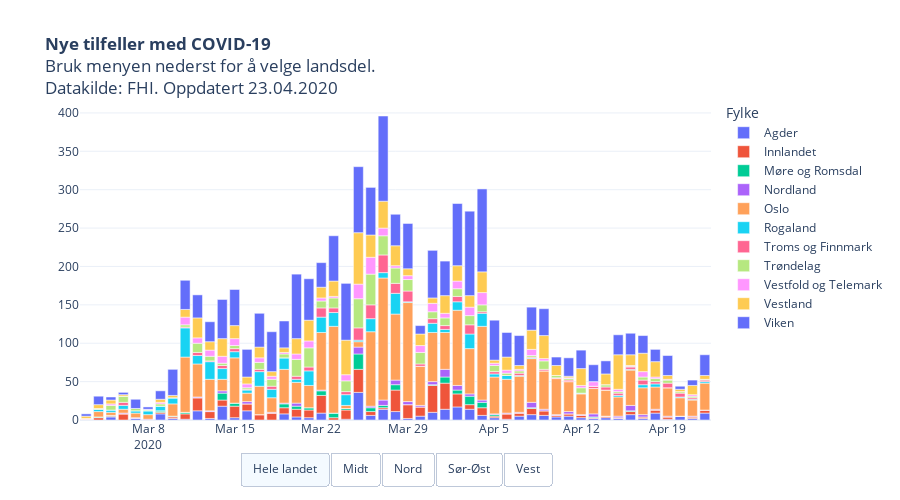

This figure's notebook cell:
### Code cell
legend = [i for i in endring["Fylke"].dropna().unique()]
foretak = [i for i in endring["RHF"].dropna().unique()]
legend.sort()
foretak.sort()

fig = px.bar(endring, x='variable', y='value',
             category_orders={"RHF": foretak},
             title = "<b>Nye tilfeller med COVID-19</b><br>Bruk menyen nederst for å velge landsdel.<br>Datakilde: FHI. Oppdatert "+datetime.today().strftime('%d.%m.%Y'),
             color='Fylke', 
             height=500,
             hover_name="Fylke",
             hover_data=["value"],
             template = "plotly_white",
             labels = {"variable": "Dato", "value": "Nye tilfeller"}    
            )



fig.update_layout(
    updatemenus = list([
    dict(type="buttons", 
         direction="left", 
         active=0,
         buttons=list([
                        dict(label='Hele landet',
                 method='update',
                 args=[{'visible': [True, True, True, True, True, True, True, True, True, True, True]},
                       {'yaxis': {"title": "",
                                  "annotations": []}}]), 
            dict(label='Midt',
                 method='update',
                 args=[{'visible': [False, False, True, False, False, False, False, True, False, False, False]},
                       {'yaxis': {"title": "",
                                  "annotations": []}}]),         
            dict(label='Nord',
                 method='update',
                 args=[{'visible': [False, False, False, True, False, False, True, False, False, False, False]},
                       {'yaxis': {"title": "",
                                  "annotations": []}}]),
            
            dict(label='Sør-Øst',
                 method='update',
                 args=[{'visible': [True, True, False, False, True, False, False, False, True, False, True]},
                       {'yaxis': {"title": "",
                                  "annotations": []}}]),  
                               
             dict(label='Vest',
                 method='update',
                 args=[{'visible': [False, False, False, False, False, True, False, False, False, True, False]},
                       {'yaxis': {"title": "",
                                  "annotations": []}}])  
             
            ]),
            showactive=True,
            x=0.5,
            xanchor="center",
            y=-0.1,
            yanchor="top"
        )
    ]))

fig.update_layout(autosize=True,
    #margin=dict(l=100, r=100, t=150, b=0),
    paper_bgcolor='rgba(0, 0, 0, 0)',
    xaxis=dict(title=''),
    yaxis=dict(title='', rangemode = 'tozero'),
    #plot_bgcolor='rgb(248, 248, 255),'
                 )

py.plot(fig, filename='COVID19_nye_tilfeller.html', auto_open=False)
fig.show()

### Figure 1 — Plotly figure (JSON) as saved in the notebook; plotly's stock layout.template omitted (floating-point values rounded to 4 significant figures)
{"data": [{"alignmentgroup": "True", "customdata": [[1], [0], [4], [0], [2], [0], [8], [2], [1], [12], [2], [18], [3], [12], [0], [0], [8], [4], [3], [9], [0], [1], [36], [6], [14], [11], [2], [5], [10], [14], [17], [14], [6], [3], [1], [5], [7], [6], [4], [5], [3], [2], [3], [2], [7], [2], [9], [1], [5], [2], [9]], "hoverlabel": {"namelength": 0}, "hovertemplate": "<b>%{hovertext}</b><br><br>Fylke=Agder<br>Dato=%{x}<br>Nye tilfeller=%{customdata[0]}", "hovertext": ["Agder", "Agder", "Agder", "Agder", "Agder", "Agder", "Agder", "Agder", "Agder", "Agder", "Agder", "Agder", "Agder", "Agder", "Agder", "Agder", "Agder", "Agder", "Agder", "Agder", "Agder", "Agder", "Agder", "Agder", "Agder", "Agder", "Agder", "Agder", "Agder", "Agder", "Agder", "Agder", "Agder", "Agder", "Agder", "Agder", "Agder", "Agder", "Agder", "Agder", "Agder", "Agder", "Agder", "Agder", "Agder", "Agder", "Agder", "Agder", "Agder", "Agder", "Agder"], "legendgroup": "Agder", "marker": {"color": "#636efa"}, "name": "Agder", "offsetgroup": "Agder", "orientation": "v", "showlegend": true, "textposition": "auto", "type": "bar", "x": ["2020-03-03T00:00:00", "2020-03-04T00:00:00", "2020-03-05T00:00:00", "2020-03-06T00:00:00", "2020-03-07T00:00:00", "2020-03-08T00:00:00", "2020-03-09T00:00:00", "2020-03-10T00:00:00", "2020-03-11T00:00:00", "2020-03-12T00:00:00", "2020-03-13T00:00:00", "2020-03-14T00:00:00", "2020-03-15T00:00:00", "2020-03-16T00:00:00", "2020-03-17T00:00:00", "2020-03-18T00:00:00", "2020-03-19T00:00:00", "2020-03-20T00:00:00", "2020-03-21T00:00:00", "2020-03-22T00:00:00", "2020-03-23T00:00:00", "2020-03-24T00:00:00", "2020-03-25T00:00:00", "2020-03-26T00:00:00", "2020-03-27T00:00:00", "2020-03-28T00:00:00", "2020-03-29T00:00:00", "2020-03-30T00:00:00", "2020-03-31T00:00:00", "2020-04-01T00:00:00", "2020-04-02T00:00:00", "2020-04-03T00:00:00", "2020-04-04T00:00:00", "2020-04-05T00:00:00", "2020-04-06T00:00:00", "2020-04-07T00:00:00", "2020-04-08T00:00:00", "2020-04-09T00:00:00", "2020-04-10T00:00:00", "2020-04-11T00:00:00", "2020-04-12T00:00:00", "2020-04-13T00:00:00", "2020-04-14T00:00:00", "2020-04-15T00:00:00", "2020-04-16T00:00:00", "2020-04-17T00:00:00", "2020-04-18T00:00:00", "2020-04-19T00:00:00", "2020-04-20T00:00:00", "2020-04-21T00:00:00", "2020-04-22T00:00:00"], "xaxis": "x", "y": [1, 0, 4, 0, 2, 0, 8, 2, 1, 12, 2, 18, 3, 12, 0, 0, 8, 4, 3, 9, 0, 1, 36, 6, 14, 11, 2, 5, 10, 14, 17, 14, 6, 3, 1, 5, 7, 6, 4, 5, 3, 2, 3, 2, 7, 2, 9, 1, 5, 2, 9], "yaxis": "y"}, {"alignmentgroup": "True", "customdata": [[0], [3], [1], [8], [0], [0], [2], [2], [7], [17], [9], [8], [15], [9], [7], [9], [8], [10], [10], [23], [3], [12], [30], [5], [2], [28], [18], [12], [35], [34], [17], [6], [10], [2], [7], [4], [8], [6], [2], [3], [3], [1], [2], [1], [4], [2], [4], [3], [0], [2], [4]], "hoverlabel": {"namelength": 0}, "hovertemplate": "<b>%{hovertext}</b><br><br>Fylke=Innlandet<br>Dato=%{x}<br>Nye tilfeller=%{customdata[0]}", "hovertext": ["Innlandet", "Innlandet", "Innlandet", "Innlandet", "Innlandet", "Innlandet", "Innlandet", "Innlandet", "Innlandet", "Innlandet", "Innlandet", "Innlandet", "Innlandet", "Innlandet", "Innlandet", "Innlandet", "Innlandet", "Innlandet", "Innlandet", "Innlandet", "Innlandet", "Innlandet", "Innlandet", "Innlandet", "Innlandet", "Innlandet", "Innlandet", "Innlandet", "Innlandet", "Innlandet", "Innlandet", "Innlandet", "Innlandet", "Innlandet", "Innlandet", "Innlandet", "Innlandet", "Innlandet", "Innlandet", "Innlandet", "Innlandet", "Innlandet", "Innlandet", "Innlandet", "Innlandet", "Innlandet", "Innlandet", "Innlandet", "Innlandet", "Innlandet", "Innlandet"], "legendgroup": "Innlandet", "marker": {"color": "#EF553B"}, "name": "Innlandet", "offsetgroup": "Innlandet", "orientation": "v", "showlegend": true, "textposition": "auto", "type": "bar", "x": ["2020-03-03T00:00:00", "2020-03-04T00:00:00", "2020-03-05T00:00:00", "2020-03-06T00:00:00", "2020-03-07T00:00:00", "2020-03-08T00:00:00", "2020-03-09T00:00:00", "2020-03-10T00:00:00", "2020-03-11T00:00:00", "2020-03-12T00:00:00", "2020-03-13T00:00:00", "2020-03-14T00:00:00", "2020-03-15T00:00:00", "2020-03-16T00:00:00", "2020-03-17T00:00:00", "2020-03-18T00:00:00", "2020-03-19T00:00:00", "2020-03-20T00:00:00", "2020-03-21T00:00:00", "2020-03-22T00:00:00", "2020-03-23T00:00:00", "2020-03-24T00:00:00", "2020-03-25T00:00:00", "2020-03-26T00:00:00", "2020-03-27T00:00:00", "2020-03-28T00:00:00", "2020-03-29T00:00:00", "2020-03-30T00:00:00", "2020-03-31T00:00:00", "2020-04-01T00:00:00", "2020-04-02T00:00:00", "2020-04-03T00:00:00", "2020-04-04T00:00:00", "2020-04-05T00:00:00", "2020-04-06T00:00:00", "2020-04-07T00:00:00", "2020-04-08T00:00:00", "2020-04-09T00:00:00", "2020-04-10T00:00:00", "2020-04-11T00:00:00", "2020-04-12T00:00:00", "2020-04-13T00:00:00", "2020-04-14T00:00:00", "2020-04-15T00:00:00", "2020-04-16T00:00:00", "2020-04-17T00:00:00", "2020-04-18T00:00:00", "2020-04-19T00:00:00", "2020-04-20T00:00:00", "2020-04-21T00:00:00", "2020-04-22T00:00:00"], "xaxis": "x", "y": [0, 3, 1, 8, 0, 0, 2, 2, 7, 17, 9, 8, 15, 9, 7, 9, 8, 10, 10, 23, 3, 12, 30, 5, 2, 28, 18, 12, 35, 34, 17, 6, 10, 2, 7, 4, 8, 6, 2, 3, 3, 1, 2, 1, 4, 2, 4, 3, 0, 2, 4], "yaxis": "y"}, {"alignmentgroup": "True", "customdata": [[0], [1], [1], [0], [0], [0], [2], [1], [2], [0], [0], [9], [4], [0], [0], [0], [5], [4], [3], [6], [6], [2], [20], [5], [3], [7], [0], [0], [1], [8], [5], [11], [7], [2], [0], [0], [1], [0], [0], [0], [0], [1], [0], [0], [1], [0], [0], [0], [0], [0], [0]], "hoverlabel": {"namelength": 0}, "hovertemplate": "<b>%{hovertext}</b><br><br>Fylke=Møre og Romsdal<br>Dato=%{x}<br>Nye tilfeller=%{customdata[0]}", "hovertext": ["Møre og Romsdal", "Møre og Romsdal", "Møre og Romsdal", "Møre og Romsdal", "Møre og Romsdal", "Møre og Romsdal", "Møre og Romsdal", "Møre og Romsdal", "Møre og Romsdal", "Møre og Romsdal", "Møre og Romsdal", "Møre og Romsdal", "Møre og Romsdal", "Møre og Romsdal", "Møre og Romsdal", "Møre og Romsdal", "Møre og Romsdal", "Møre og Romsdal", "Møre og Romsdal", "Møre og Romsdal", "Møre og Romsdal", "Møre og Romsdal", "Møre og Romsdal", "Møre og Romsdal", "Møre og Romsdal", "Møre og Romsdal", "Møre og Romsdal", "Møre og Romsdal", "Møre og Romsdal", "Møre og Romsdal", "Møre og Romsdal", "Møre og Romsdal", "Møre og Romsdal", "Møre og Romsdal", "Møre og Romsdal", "Møre og Romsdal", "Møre og Romsdal", "Møre og Romsdal", "Møre og Romsdal", "Møre og Romsdal", "Møre og Romsdal", "Møre og Romsdal", "Møre og Romsdal", "Møre og Romsdal", "Møre og Romsdal", "Møre og Romsdal", "Møre og Romsdal", "Møre og Romsdal", "Møre og Romsdal", "Møre og Romsdal", "Møre og Romsdal"], "legendgroup": "Møre og Romsdal", "marker": {"color": "#00cc96"}, "name": "Møre og Romsdal", "offsetgroup": "Møre og Romsdal", "orientation": "v", "showlegend": true, "textposition": "auto", "type": "bar", "x": ["2020-03-03T00:00:00", "2020-03-04T00:00:00", "2020-03-05T00:00:00", "2020-03-06T00:00:00", "2020-03-07T00:00:00", "2020-03-08T00:00:00", "2020-03-09T00:00:00", "2020-03-10T00:00:00", "2020-03-11T00:00:00", "2020-03-12T00:00:00", "2020-03-13T00:00:00", "2020-03-14T00:00:00", "2020-03-15T00:00:00", "2020-03-16T00:00:00", "2020-03-17T00:00:00", "2020-03-18T00:00:00", "2020-03-19T00:00:00", "2020-03-20T00:00:00", "2020-03-21T00:00:00", "2020-03-22T00:00:00", "2020-03-23T00:00:00", "2020-03-24T00:00:00", "2020-03-25T00:00:00", "2020-03-26T00:00:00", "2020-03-27T00:00:00", "2020-03-28T00:00:00", "2020-03-29T00:00:00", "2020-03-30T00:00:00", "2020-03-31T00:00:00", "2020-04-01T00:00:00", "2020-04-02T00:00:00", "2020-04-03T00:00:00", "2020-04-04T00:00:00", "2020-04-05T00:00:00", "2020-04-06T00:00:00", "2020-04-07T00:00:00", "2020-04-08T00:00:00", "2020-04-09T00:00:00", "2020-04-10T00:00:00", "2020-04-11T00:00:00", "2020-04-12T00:00:00", "2020-04-13T00:00:00", "2020-04-14T00:00:00", "2020-04-15T00:00:00", "2020-04-16T00:00:00", "2020-04-17T00:00:00", "2020-04-18T00:00:00", "2020-04-19T00:00:00", "2020-04-20T00:00:00", "2020-04-21T00:00:00", "2020-04-22T00:00:00"], "xaxis": "x", "y": [0, 1, 1, 0, 0, 0, 2, 1, 2, 0, 0, 9, 4, 0, 0, 0, 5, 4, 3, 6, 6, 2, 20, 5, 3, 7, 0, 0, 1, 8, 5, 11, 7, 2, 0, 0, 1, 0, 0, 0, 0, 1, 0, 0, 1, 0, 0, 0, 0, 0, 0], "yaxis": "y"}, {"alignmentgroup": "True", "customdata": [[0], [0], [0], [1], [1], [1], [0], [0], [0], [1], [1], [3], [0], [3], [0], [1], [1], [4], [0], [1], [0], [0], [9], [2], [7], [6], [4], [2], [4], [10], [6], [3], [3], [1], [1], [1], [7], [2], [1], [3], [1], [4], [0], [2], [7], [3], [1], [1], [0], [1], [0]], "hoverlabel": {"namelength": 0}, "hovertemplate": "<b>%{hovertext}</b><br><br>Fylke=Nordland<br>Dato=%{x}<br>Nye tilfeller=%{customdata[0]}", "hovertext": ["Nordland", "Nordland", "Nordland", "Nordland", "Nordland", "Nordland", "Nordland", "Nordland", "Nordland", "Nordland", "Nordland", "Nordland", "Nordland", "Nordland", "Nordland", "Nordland", "Nordland", "Nordland", "Nordland", "Nordland", "Nordland", "Nordland", "Nordland", "Nordland", "Nordland", "Nordland", "Nordland", "Nordland", "Nordland", "Nordland", "Nordland", "Nordland", "Nordland", "Nordland", "Nordland", "Nordland", "Nordland", "Nordland", "Nordland", "Nordland", "Nordland", "Nordland", "Nordland", "Nordland", "Nordland", "Nordland", "Nordland", "Nordland", "Nordland", "Nordland", "Nordland"], "legendgroup": "Nordland", "marker": {"color": "#ab63fa"}, "name": "Nordland", "offsetgroup": "Nordland", "orientation": "v", "showlegend": true, "textposition": "auto", "type": "bar", "x": ["2020-03-03T00:00:00", "2020-03-04T00:00:00", "2020-03-05T00:00:00", "2020-03-06T00:00:00", "2020-03-07T00:00:00", "2020-03-08T00:00:00", "2020-03-09T00:00:00", "2020-03-10T00:00:00", "2020-03-11T00:00:00", "2020-03-12T00:00:00", "2020-03-13T00:00:00", "2020-03-14T00:00:00", "2020-03-15T00:00:00", "2020-03-16T00:00:00", "2020-03-17T00:00:00", "2020-03-18T00:00:00", "2020-03-19T00:00:00", "2020-03-20T00:00:00", "2020-03-21T00:00:00", "2020-03-22T00:00:00", "2020-03-23T00:00:00", "2020-03-24T00:00:00", "2020-03-25T00:00:00", "2020-03-26T00:00:00", "2020-03-27T00:00:00", "2020-03-28T00:00:00", "2020-03-29T00:00:00", "2020-03-30T00:00:00", "2020-03-31T00:00:00", "2020-04-01T00:00:00", "2020-04-02T00:00:00", "2020-04-03T00:00:00", "2020-04-04T00:00:00", "2020-04-05T00:00:00", "2020-04-06T00:00:00", "2020-04-07T00:00:00", "2020-04-08T00:00:00", "2020-04-09T00:00:00", "2020-04-10T00:00:00", "2020-04-11T00:00:00", "2020-04-12T00:00:00", "2020-04-13T00:00:00", "2020-04-14T00:00:00", "2020-04-15T00:00:00", "2020-04-16T00:00:00", "2020-04-17T00:00:00", "2020-04-18T00:00:00", "2020-04-19T00:00:00", "2020-04-20T00:00:00", "2020-04-21T00:00:00", "2020-04-22T00:00:00"], "xaxis": "x", "y": [0, 0, 0, 1, 1, 1, 0, 0, 0, 1, 1, 3, 0, 3, 0, 1, 1, 4, 0, 1, 0, 0, 9, 2, 7, 6, 4, 2, 4, 10, 6, 3, 3, 1, 1, 1, 7, 2, 1, 3, 1, 4, 0, 2, 7, 3, 1, 1, 0, 1, 0], "yaxis": "y"}, {"alignmentgroup": "True", "customdata": [[0], [7], [4], [5], [6], [6], [0], [16], [72], [43], [41], [15], [59], [11], [37], [19], [44], [27], [29], [75], [113], [4], [7], [97], [159], [86], [129], [51], [64], [48], [98], [59], [96], [48], [44], [47], [57], [50], [47], [39], [27], [33], [34], [25], [46], [35], [29], [37], [24], [21], [35]], "hoverlabel": {"namelength": 0}, "hovertemplate": "<b>%{hovertext}</b><br><br>Fylke=Oslo<br>Dato=%{x}<br>Nye tilfeller=%{customdata[0]}", "hovertext": ["Oslo", "Oslo", "Oslo", "Oslo", "Oslo", "Oslo", "Oslo", "Oslo", "Oslo", "Oslo", "Oslo", "Oslo", "Oslo", "Oslo", "Oslo", "Oslo", "Oslo", "Oslo", "Oslo", "Oslo", "Oslo", "Oslo", "Oslo", "Oslo", "Oslo", "Oslo", "Oslo", "Oslo", "Oslo", "Oslo", "Oslo", "Oslo", "Oslo", "Oslo", "Oslo", "Oslo", "Oslo", "Oslo", "Oslo", "Oslo", "Oslo", "Oslo", "Oslo", "Oslo", "Oslo", "Oslo", "Oslo", "Oslo", "Oslo", "Oslo", "Oslo"], "legendgroup": "Oslo", "marker": {"color": "#FFA15A"}, "name": "Oslo", "offsetgroup": "Oslo", "orientation": "v", "showlegend": true, "textposition": "auto", "type": "bar", "x": ["2020-03-03T00:00:00", "2020-03-04T00:00:00", "2020-03-05T00:00:00", "2020-03-06T00:00:00", "2020-03-07T00:00:00", "2020-03-08T00:00:00", "2020-03-09T00:00:00", "2020-03-10T00:00:00", "2020-03-11T00:00:00", "2020-03-12T00:00:00", "2020-03-13T00:00:00", "2020-03-14T00:00:00", "2020-03-15T00:00:00", "2020-03-16T00:00:00", "2020-03-17T00:00:00", "2020-03-18T00:00:00", "2020-03-19T00:00:00", "2020-03-20T00:00:00", "2020-03-21T00:00:00", "2020-03-22T00:00:00", "2020-03-23T00:00:00", "2020-03-24T00:00:00", "2020-03-25T00:00:00", "2020-03-26T00:00:00", "2020-03-27T00:00:00", "2020-03-28T00:00:00", "2020-03-29T00:00:00", "2020-03-30T00:00:00", "2020-03-31T00:00:00", "2020-04-01T00:00:00", "2020-04-02T00:00:00", "2020-04-03T00:00:00", "2020-04-04T00:00:00", "2020-04-05T00:00:00", "2020-04-06T00:00:00", "2020-04-07T00:00:00", "2020-04-08T00:00:00", "2020-04-09T00:00:00", "2020-04-10T00:00:00", "2020-04-11T00:00:00", "2020-04-12T00:00:00", "2020-04-13T00:00:00", "2020-04-14T00:00:00", "2020-04-15T00:00:00", "2020-04-16T00:00:00", "2020-04-17T00:00:00", "2020-04-18T00:00:00", "2020-04-19T00:00:00", "2020-04-20T00:00:00", "2020-04-21T00:00:00", "2020-04-22T00:00:00"], "xaxis": "x", "y": [0, 7, 4, 5, 6, 6, 0, 16, 72, 43, 41, 15, 59, 11, 37, 19, 44, 27, 29, 75, 113, 4, 7, 97, 159, 86, 129, 51, 64, 48, 98, 59, 96, 48, 44, 47, 57, 50, 47, 39, 27, 33, 34, 25, 46, 35, 29, 37, 24, 21, 35], "yaxis": "y"}, {"alignmentgroup": "True", "customdata": [[0], [3], [3], [5], [3], [5], [6], [8], [38], [11], [23], [14], [8], [4], [19], [11], [15], [4], [19], [20], [18], [14], [2], [17], [7], [27], [1], [0], [12], [4], [11], [19], [17], [4], [5], [1], [1], [0], [0], [0], [1], [0], [0], [2], [1], [4], [4], [0], [1], [1], [2]], "hoverlabel": {"namelength": 0}, "hovertemplate": "<b>%{hovertext}</b><br><br>Fylke=Rogaland<br>Dato=%{x}<br>Nye tilfeller=%{customdata[0]}", "hovertext": ["Rogaland", "Rogaland", "Rogaland", "Rogaland", "Rogaland", "Rogaland", "Rogaland", "Rogaland", "Rogaland", "Rogaland", "Rogaland", "Rogaland", "Rogaland", "Rogaland", "Rogaland", "Rogaland", "Rogaland", "Rogaland", "Rogaland", "Rogaland", "Rogaland", "Rogaland", "Rogaland", "Rogaland", "Rogaland", "Rogaland", "Rogaland", "Rogaland", "Rogaland", "Rogaland", "Rogaland", "Rogaland", "Rogaland", "Rogaland", "Rogaland", "Rogaland", "Rogaland", "Rogaland", "Rogaland", "Rogaland", "Rogaland", "Rogaland", "Rogaland", "Rogaland", "Rogaland", "Rogaland", "Rogaland", "Rogaland", "Rogaland", "Rogaland", "Rogaland"], "legendgroup": "Rogaland", "marker": {"color": "#19d3f3"}, "name": "Rogaland", "offsetgroup": "Rogaland", "orientation": "v", "showlegend": true, "textposition": "auto", "type": "bar", "x": ["2020-03-03T00:00:00", "2020-03-04T00:00:00", "2020-03-05T00:00:00", "2020-03-06T00:00:00", "2020-03-07T00:00:00", "2020-03-08T00:00:00", "2020-03-09T00:00:00", "2020-03-10T00:00:00", "2020-03-11T00:00:00", "2020-03-12T00:00:00", "2020-03-13T00:00:00", "2020-03-14T00:00:00", "2020-03-15T00:00:00", "2020-03-16T00:00:00", "2020-03-17T00:00:00", "2020-03-18T00:00:00", "2020-03-19T00:00:00", "2020-03-20T00:00:00", "2020-03-21T00:00:00", "2020-03-22T00:00:00", "2020-03-23T00:00:00", "2020-03-24T00:00:00", "2020-03-25T00:00:00", "2020-03-26T00:00:00", "2020-03-27T00:00:00", "2020-03-28T00:00:00", "2020-03-29T00:00:00", "2020-03-30T00:00:00", "2020-03-31T00:00:00", "2020-04-01T00:00:00", "2020-04-02T00:00:00", "2020-04-03T00:00:00", "2020-04-04T00:00:00", "2020-04-05T00:00:00", "2020-04-06T00:00:00", "2020-04-07T00:00:00", "2020-04-08T00:00:00", "2020-04-09T00:00:00", "2020-04-10T00:00:00", "2020-04-11T00:00:00", "2020-04-12T00:00:00", "2020-04-13T00:00:00", "2020-04-14T00:00:00", "2020-04-15T00:00:00", "2020-04-16T00:00:00", "2020-04-17T00:00:00", "2020-04-18T00:00:00", "2020-04-19T00:00:00", "2020-04-20T00:00:00", "2020-04-21T00:00:00", "2020-04-22T00:00:00"], "xaxis": "x", "y": [0, 3, 3, 5, 3, 5, 6, 8, 38, 11, 23, 14, 8, 4, 19, 11, 15, 4, 19, 20, 18, 14, 2, 17, 7, 27, 1, 0, 12, 4, 11, 19, 17, 4, 5, 1, 1, 0, 0, 0, 1, 0, 0, 2, 1, 4, 4, 0, 1, 1, 2], "yaxis": "y"}, {"alignmentgroup": "True", "customdata": [[1], [0], [0], [4], [0], [0], [0], [0], [1], [4], [1], [4], [4], [1], [3], [4], [0], [4], [5], [12], [6], [4], [16], [18], [23], [13], [14], [3], [6], [5], [7], [12], [2], [3], [0], [3], [1], [2], [1], [2], [0], [3], [4], [3], [3], [6], [3], [6], [5], [2], [2]], "hoverlabel": {"namelength": 0}, "hovertemplate": "<b>%{hovertext}</b><br><br>Fylke=Troms og Finnmark<br>Dato=%{x}<br>Nye tilfeller=%{customdata[0]}", "hovertext": ["Troms og Finnmark", "Troms og Finnmark", "Troms og Finnmark", "Troms og Finnmark", "Troms og Finnmark", "Troms og Finnmark", "Troms og Finnmark", "Troms og Finnmark", "Troms og Finnmark", "Troms og Finnmark", "Troms og Finnmark", "Troms og Finnmark", "Troms og Finnmark", "Troms og Finnmark", "Troms og Finnmark", "Troms og Finnmark", "Troms og Finnmark", "Troms og Finnmark", "Troms og Finnmark", "Troms og Finnmark", "Troms og Finnmark", "Troms og Finnmark", "Troms og Finnmark", "Troms og Finnmark", "Troms og Finnmark", "Troms og Finnmark", "Troms og Finnmark", "Troms og Finnmark", "Troms og Finnmark", "Troms og Finnmark", "Troms og Finnmark", "Troms og Finnmark", "Troms og Finnmark", "Troms og Finnmark", "Troms og Finnmark", "Troms og Finnmark", "Troms og Finnmark", "Troms og Finnmark", "Troms og Finnmark", "Troms og Finnmark", "Troms og Finnmark", "Troms og Finnmark", "Troms og Finnmark", "Troms og Finnmark", "Troms og Finnmark", "Troms og Finnmark", "Troms og Finnmark", "Troms og Finnmark", "Troms og Finnmark", "Troms og Finnmark", "Troms og Finnmark"], "legendgroup": "Troms og Finnmark", "marker": {"color": "#FF6692"}, "name": "Troms og Finnmark", "offsetgroup": "Troms og Finnmark", "orientation": "v", "showlegend": true, "textposition": "auto", "type": "bar", "x": ["2020-03-03T00:00:00", "2020-03-04T00:00:00", "2020-03-05T00:00:00", "2020-03-06T00:00:00", "2020-03-07T00:00:00", "2020-03-08T00:00:00", "2020-03-09T00:00:00", "2020-03-10T00:00:00", "2020-03-11T00:00:00", "2020-03-12T00:00:00", "2020-03-13T00:00:00", "2020-03-14T00:00:00", "2020-03-15T00:00:00", "2020-03-16T00:00:00", "2020-03-17T00:00:00", "2020-03-18T00:00:00", "2020-03-19T00:00:00", "2020-03-20T00:00:00", "2020-03-21T00:00:00", "2020-03-22T00:00:00", "2020-03-23T00:00:00", "2020-03-24T00:00:00", "2020-03-25T00:00:00", "2020-03-26T00:00:00", "2020-03-27T00:00:00", "2020-03-28T00:00:00", "2020-03-29T00:00:00", "2020-03-30T00:00:00", "2020-03-31T00:00:00", "2020-04-01T00:00:00", "2020-04-02T00:00:00", "2020-04-03T00:00:00", "2020-04-04T00:00:00", "2020-04-05T00:00:00", "2020-04-06T00:00:00", "2020-04-07T00:00:00", "2020-04-08T00:00:00", "2020-04-09T00:00:00", "2020-04-10T00:00:00", "2020-04-11T00:00:00", "2020-04-12T00:00:00", "2020-04-13T00:00:00", "2020-04-14T00:00:00", "2020-04-15T00:00:00", "2020-04-16T00:00:00", "2020-04-17T00:00:00", "2020-04-18T00:00:00", "2020-04-19T00:00:00", "2020-04-20T00:00:00", "2020-04-21T00:00:00", "2020-04-22T00:00:00"], "xaxis": "x", "y": [1, 0, 0, 4, 0, 0, 0, 0, 1, 4, 1, 4, 4, 1, 3, 4, 0, 4, 5, 12, 6, 4, 16, 18, 23, 13, 14, 3, 6, 5, 7, 12, 2, 3, 0, 3, 1, 2, 1, 2, 0, 3, 4, 3, 3, 6, 3, 6, 5, 2, 2], "yaxis": "y"}, {"alignmentgroup": "True", "customdata": [[0], [1], [6], [8], [3], [1], [3], [0], [3], [12], [6], [3], [4], [2], [9], [9], [5], [22], [25], [9], [13], [14], [38], [40], [25], [20], [15], [15], [9], [10], [10], [12], [9], [8], [3], [3], [2], [11], [3], [2], [7], [0], [3], [2], [1], [4], [4], [4], [2], [2], [1]], "hoverlabel": {"namelength": 0}, "hovertemplate": "<b>%{hovertext}</b><br><br>Fylke=Trøndelag<br>Dato=%{x}<br>Nye tilfeller=%{customdata[0]}", "hovertext": ["Trøndelag", "Trøndelag", "Trøndelag", "Trøndelag", "Trøndelag", "Trøndelag", "Trøndelag", "Trøndelag", "Trøndelag", "Trøndelag", "Trøndelag", "Trøndelag", "Trøndelag", "Trøndelag", "Trøndelag", "Trøndelag", "Trøndelag", "Trøndelag", "Trøndelag", "Trøndelag", "Trøndelag", "Trøndelag", "Trøndelag", "Trøndelag", "Trøndelag", "Trøndelag", "Trøndelag", "Trøndelag", "Trøndelag", "Trøndelag", "Trøndelag", "Trøndelag", "Trøndelag", "Trøndelag", "Trøndelag", "Trøndelag", "Trøndelag", "Trøndelag", "Trøndelag", "Trøndelag", "Trøndelag", "Trøndelag", "Trøndelag", "Trøndelag", "Trøndelag", "Trøndelag", "Trøndelag", "Trøndelag", "Trøndelag", "Trøndelag", "Trøndelag"], "legendgroup": "Trøndelag", "marker": {"color": "#B6E880"}, "name": "Trøndelag", "offsetgroup": "Trøndelag", "orientation": "v", "showlegend": true, "textposition": "auto", "type": "bar", "x": ["2020-03-03T00:00:00", "2020-03-04T00:00:00", "2020-03-05T00:00:00", "2020-03-06T00:00:00", "2020-03-07T00:00:00", "2020-03-08T00:00:00", "2020-03-09T00:00:00", "2020-03-10T00:00:00", "2020-03-11T00:00:00", "2020-03-12T00:00:00", "2020-03-13T00:00:00", "2020-03-14T00:00:00", "2020-03-15T00:00:00", "2020-03-16T00:00:00", "2020-03-17T00:00:00", "2020-03-18T00:00:00", "2020-03-19T00:00:00", "2020-03-20T00:00:00", "2020-03-21T00:00:00", "2020-03-22T00:00:00", "2020-03-23T00:00:00", "2020-03-24T00:00:00", "2020-03-25T00:00:00", "2020-03-26T00:00:00", "2020-03-27T00:00:00", "2020-03-28T00:00:00", "2020-03-29T00:00:00", "2020-03-30T00:00:00", "2020-03-31T00:00:00", "2020-04-01T00:00:00", "2020-04-02T00:00:00", "2020-04-03T00:00:00", "2020-04-04T00:00:00", "2020-04-05T00:00:00", "2020-04-06T00:00:00", "2020-04-07T00:00:00", "2020-04-08T00:00:00", "2020-04-09T00:00:00", "2020-04-10T00:00:00", "2020-04-11T00:00:00", "2020-04-12T00:00:00", "2020-04-13T00:00:00", "2020-04-14T00:00:00", "2020-04-15T00:00:00", "2020-04-16T00:00:00", "2020-04-17T00:00:00", "2020-04-18T00:00:00", "2020-04-19T00:00:00", "2020-04-20T00:00:00", "2020-04-21T00:00:00", "2020-04-22T00:00:00"], "xaxis": "x", "y": [0, 1, 6, 8, 3, 1, 3, 0, 3, 12, 6, 3, 4, 2, 9, 9, 5, 22, 25, 9, 13, 14, 38, 40, 25, 20, 15, 15, 9, 10, 10, 12, 9, 8, 3, 3, 2, 11, 3, 2, 7, 0, 3, 2, 1, 4, 4, 4, 2, 2, 1], "yaxis": "y"}, {"alignmentgroup": "True", "customdata": [[0], [0], [2], [0], [0], [1], [2], [0], [10], [7], [8], [9], [9], [5], [6], [4], [2], [7], [9], [4], [2], [8], [19], [22], [10], [3], [5], [9], [11], [6], [10], [11], [16], [3], [4], [2], [8], [3], [0], [1], [3], [6], [0], [3], [1], [7], [2], [1], [0], [2], [0]], "hoverlabel": {"namelength": 0}, "hovertemplate": "<b>%{hovertext}</b><br><br>Fylke=Vestfold og Telemark<br>Dato=%{x}<br>Nye tilfeller=%{customdata[0]}", "hovertext": ["Vestfold og Telemark", "Vestfold og Telemark", "Vestfold og Telemark", "Vestfold og Telemark", "Vestfold og Telemark", "Vestfold og Telemark", "Vestfold og Telemark", "Vestfold og Telemark", "Vestfold og Telemark", "Vestfold og Telemark", "Vestfold og Telemark", "Vestfold og Telemark", "Vestfold og Telemark", "Vestfold og Telemark", "Vestfold og Telemark", "Vestfold og Telemark", "Vestfold og Telemark", "Vestfold og Telemark", "Vestfold og Telemark", "Vestfold og Telemark", "Vestfold og Telemark", "Vestfold og Telemark", "Vestfold og Telemark", "Vestfold og Telemark", "Vestfold og Telemark", "Vestfold og Telemark", "Vestfold og Telemark", "Vestfold og Telemark", "Vestfold og Telemark", "Vestfold og Telemark", "Vestfold og Telemark", "Vestfold og Telemark", "Vestfold og Telemark", "Vestfold og Telemark", "Vestfold og Telemark", "Vestfold og Telemark", "Vestfold og Telemark", "Vestfold og Telemark", "Vestfold og Telemark", "Vestfold og Telemark", "Vestfold og Telemark", "Vestfold og Telemark", "Vestfold og Telemark", "Vestfold og Telemark", "Vestfold og Telemark", "Vestfold og Telemark", "Vestfold og Telemark", "Vestfold og Telemark", "Vestfold og Telemark", "Vestfold og Telemark", "Vestfold og Telemark"], "legendgroup": "Vestfold og Telemark", "marker": {"color": "#FF97FF"}, "name": "Vestfold og Telemark", "offsetgroup": "Vestfold og Telemark", "orientation": "v", "showlegend": true, "textposition": "auto", "type": "bar", "x": ["2020-03-03T00:00:00", "2020-03-04T00:00:00", "2020-03-05T00:00:00", "2020-03-06T00:00:00", "2020-03-07T00:00:00", "2020-03-08T00:00:00", "2020-03-09T00:00:00", "2020-03-10T00:00:00", "2020-03-11T00:00:00", "2020-03-12T00:00:00", "2020-03-13T00:00:00", "2020-03-14T00:00:00", "2020-03-15T00:00:00", "2020-03-16T00:00:00", "2020-03-17T00:00:00", "2020-03-18T00:00:00", "2020-03-19T00:00:00", "2020-03-20T00:00:00", "2020-03-21T00:00:00", "2020-03-22T00:00:00", "2020-03-23T00:00:00", "2020-03-24T00:00:00", "2020-03-25T00:00:00", "2020-03-26T00:00:00", "2020-03-27T00:00:00", "2020-03-28T00:00:00", "2020-03-29T00:00:00", "2020-03-30T00:00:00", "2020-03-31T00:00:00", "2020-04-01T00:00:00", "2020-04-02T00:00:00", "2020-04-03T00:00:00", "2020-04-04T00:00:00", "2020-04-05T00:00:00", "2020-04-06T00:00:00", "2020-04-07T00:00:00", "2020-04-08T00:00:00", "2020-04-09T00:00:00", "2020-04-10T00:00:00", "2020-04-11T00:00:00", "2020-04-12T00:00:00", "2020-04-13T00:00:00", "2020-04-14T00:00:00", "2020-04-15T00:00:00", "2020-04-16T00:00:00", "2020-04-17T00:00:00", "2020-04-18T00:00:00", "2020-04-19T00:00:00", "2020-04-20T00:00:00", "2020-04-21T00:00:00", "2020-04-22T00:00:00"], "xaxis": "x", "y": [0, 0, 2, 0, 0, 1, 2, 0, 10, 7, 8, 9, 9, 5, 6, 4, 2, 7, 9, 4, 2, 8, 19, 22, 10, 3, 5, 9, 11, 6, 10, 11, 16, 3, 4, 2, 8, 3, 0, 1, 3, 6, 0, 3, 1, 7, 2, 1, 0, 2, 0], "yaxis": "y"}, {"alignmentgroup": "True", "customdata": [[3], [5], [5], [2], [0], [0], [4], [3], [10], [26], [11], [23], [17], [9], [14], [6], [6], [20], [27], [14], [20], [45], [67], [29], [35], [26], [9], [15], [7], [23], [20], [15], [27], [4], [17], [5], [25], [30], [13], [2], [22], [0], [14], [45], [14], [24], [20], [5], [3], [12], [5]], "hoverlabel": {"namelength": 0}, "hovertemplate": "<b>%{hovertext}</b><br><br>Fylke=Vestland<br>Dato=%{x}<br>Nye tilfeller=%{customdata[0]}", "hovertext": ["Vestland", "Vestland", "Vestland", "Vestland", "Vestland", "Vestland", "Vestland", "Vestland", "Vestland", "Vestland", "Vestland", "Vestland", "Vestland", "Vestland", "Vestland", "Vestland", "Vestland", "Vestland", "Vestland", "Vestland", "Vestland", "Vestland", "Vestland", "Vestland", "Vestland", "Vestland", "Vestland", "Vestland", "Vestland", "Vestland", "Vestland", "Vestland", "Vestland", "Vestland", "Vestland", "Vestland", "Vestland", "Vestland", "Vestland", "Vestland", "Vestland", "Vestland", "Vestland", "Vestland", "Vestland", "Vestland", "Vestland", "Vestland", "Vestland", "Vestland", "Vestland"], "legendgroup": "Vestland", "marker": {"color": "#FECB52"}, "name": "Vestland", "offsetgroup": "Vestland", "orientation": "v", "showlegend": true, "textposition": "auto", "type": "bar", "x": ["2020-03-03T00:00:00", "2020-03-04T00:00:00", "2020-03-05T00:00:00", "2020-03-06T00:00:00", "2020-03-07T00:00:00", "2020-03-08T00:00:00", "2020-03-09T00:00:00", "2020-03-10T00:00:00", "2020-03-11T00:00:00", "2020-03-12T00:00:00", "2020-03-13T00:00:00", "2020-03-14T00:00:00", "2020-03-15T00:00:00", "2020-03-16T00:00:00", "2020-03-17T00:00:00", "2020-03-18T00:00:00", "2020-03-19T00:00:00", "2020-03-20T00:00:00", "2020-03-21T00:00:00", "2020-03-22T00:00:00", "2020-03-23T00:00:00", "2020-03-24T00:00:00", "2020-03-25T00:00:00", "2020-03-26T00:00:00", "2020-03-27T00:00:00", "2020-03-28T00:00:00", "2020-03-29T00:00:00", "2020-03-30T00:00:00", "2020-03-31T00:00:00", "2020-04-01T00:00:00", "2020-04-02T00:00:00", "2020-04-03T00:00:00", "2020-04-04T00:00:00", "2020-04-05T00:00:00", "2020-04-06T00:00:00", "2020-04-07T00:00:00", "2020-04-08T00:00:00", "2020-04-09T00:00:00", "2020-04-10T00:00:00", "2020-04-11T00:00:00", "2020-04-12T00:00:00", "2020-04-13T00:00:00", "2020-04-14T00:00:00", "2020-04-15T00:00:00", "2020-04-16T00:00:00", "2020-04-17T00:00:00", "2020-04-18T00:00:00", "2020-04-19T00:00:00", "2020-04-20T00:00:00", "2020-04-21T00:00:00", "2020-04-22T00:00:00"], "xaxis": "x", "y": [3, 5, 5, 2, 0, 0, 4, 3, 10, 26, 11, 23, 17, 9, 14, 6, 6, 20, 27, 14, 20, 45, 67, 29, 35, 26, 9, 15, 7, 23, 20, 15, 27, 4, 17, 5, 25, 30, 13, 2, 22, 0, 14, 45, 14, 24, 20, 5, 3, 12, 5], "yaxis": "y"}, {"alignmentgroup": "True", "customdata": [[3], [11], [4], [3], [12], [3], [11], [34], [38], [30], [26], [51], [47], [36], [44], [52], [35], [84], [54], [32], [59], [74], [86], [62], [111], [41], [59], [11], [62], [45], [81], [110], [108], [52], [32], [39], [30], [35], [11], [24], [24], [22], [17], [26], [28], [23], [16], [26], [4], [7], [27]], "hoverlabel": {"namelength": 0}, "hovertemplate": "<b>%{hovertext}</b><br><br>Fylke=Viken<br>Dato=%{x}<br>Nye tilfeller=%{customdata[0]}", "hovertext": ["Viken", "Viken", "Viken", "Viken", "Viken", "Viken", "Viken", "Viken", "Viken", "Viken", "Viken", "Viken", "Viken", "Viken", "Viken", "Viken", "Viken", "Viken", "Viken", "Viken", "Viken", "Viken", "Viken", "Viken", "Viken", "Viken", "Viken", "Viken", "Viken", "Viken", "Viken", "Viken", "Viken", "Viken", "Viken", "Viken", "Viken", "Viken", "Viken", "Viken", "Viken", "Viken", "Viken", "Viken", "Viken", "Viken", "Viken", "Viken", "Viken", "Viken", "Viken"], "legendgroup": "Viken", "marker": {"color": "#636efa"}, "name": "Viken", "offsetgroup": "Viken", "orientation": "v", "showlegend": true, "textposition": "auto", "type": "bar", "x": ["2020-03-03T00:00:00", "2020-03-04T00:00:00", "2020-03-05T00:00:00", "2020-03-06T00:00:00", "2020-03-07T00:00:00", "2020-03-08T00:00:00", "2020-03-09T00:00:00", "2020-03-10T00:00:00", "2020-03-11T00:00:00", "2020-03-12T00:00:00", "2020-03-13T00:00:00", "2020-03-14T00:00:00", "2020-03-15T00:00:00", "2020-03-16T00:00:00", "2020-03-17T00:00:00", "2020-03-18T00:00:00", "2020-03-19T00:00:00", "2020-03-20T00:00:00", "2020-03-21T00:00:00", "2020-03-22T00:00:00", "2020-03-23T00:00:00", "2020-03-24T00:00:00", "2020-03-25T00:00:00", "2020-03-26T00:00:00", "2020-03-27T00:00:00", "2020-03-28T00:00:00", "2020-03-29T00:00:00", "2020-03-30T00:00:00", "2020-03-31T00:00:00", "2020-04-01T00:00:00", "2020-04-02T00:00:00", "2020-04-03T00:00:00", "2020-04-04T00:00:00", "2020-04-05T00:00:00", "2020-04-06T00:00:00", "2020-04-07T00:00:00", "2020-04-08T00:00:00", "2020-04-09T00:00:00", "2020-04-10T00:00:00", "2020-04-11T00:00:00", "2020-04-12T00:00:00", "2020-04-13T00:00:00", "2020-04-14T00:00:00", "2020-04-15T00:00:00", "2020-04-16T00:00:00", "2020-04-17T00:00:00", "2020-04-18T00:00:00", "2020-04-19T00:00:00", "2020-04-20T00:00:00", "2020-04-21T00:00:00", "2020-04-22T00:00:00"], "xaxis": "x", "y": [3, 11, 4, 3, 12, 3, 11, 34, 38, 30, 26, 51, 47, 36, 44, 52, 35, 84, 54, 32, 59, 74, 86, 62, 111, 41, 59, 11, 62, 45, 81, 110, 108, 52, 32, 39, 30, 35, 11, 24, 24, 22, 17, 26, 28, 23, 16, 26, 4, 7, 27], "yaxis": "y"}], "layout": {"autosize": true, "barmode": "relative", "height": 500, "legend": {"title": {"text": "Fylke"}, "tracegroupgap": 0}, "paper_bgcolor": "rgba(0, 0, 0, 0)", "title": {"text": "<b>Nye tilfeller med COVID-19</b><br>Bruk menyen nederst for å velge landsdel.<br>Datakilde: FHI. Oppdatert 23.04.2020"}, "updatemenus": [{"active": 0, "buttons": [{"args": [{"visible": [true, true, true, true, true, true, true, true, true, true, true]}, {"yaxis": {"annotations": [], "title": ""}}], "label": "Hele landet", "method": "update"}, {"args": [{"visible": [false, false, true, false, false, false, false, true, false, false, false]}, {"yaxis": {"annotations": [], "title": ""}}], "label": "Midt", "method": "update"}, {"args": [{"visible": [false, false, false, true, false, false, true, false, false, false, false]}, {"yaxis": {"annotations": [], "title": ""}}], "label": "Nord", "method": "update"}, {"args": [{"visible": [true, true, false, false, true, false, false, false, true, false, true]}, {"yaxis": {"annotations": [], "title": ""}}], "label": "Sør-Øst", "method": "update"}, {"args": [{"visible": [false, false, false, false, false, true, false, false, false, true, false]}, {"yaxis": {"annotations": [], "title": ""}}], "label": "Vest", "method": "update"}], "direction": "left", "showactive": true, "type": "buttons", "x": 0.5, "xanchor": "center", "y": -0.1, "yanchor": "top"}], "xaxis": {"anchor": "y", "domain": [0, 1], "title": {"text": ""}}, "yaxis": {"anchor": "x", "domain": [0, 1], "rangemode": "tozero", "title": {"text": ""}}}}
